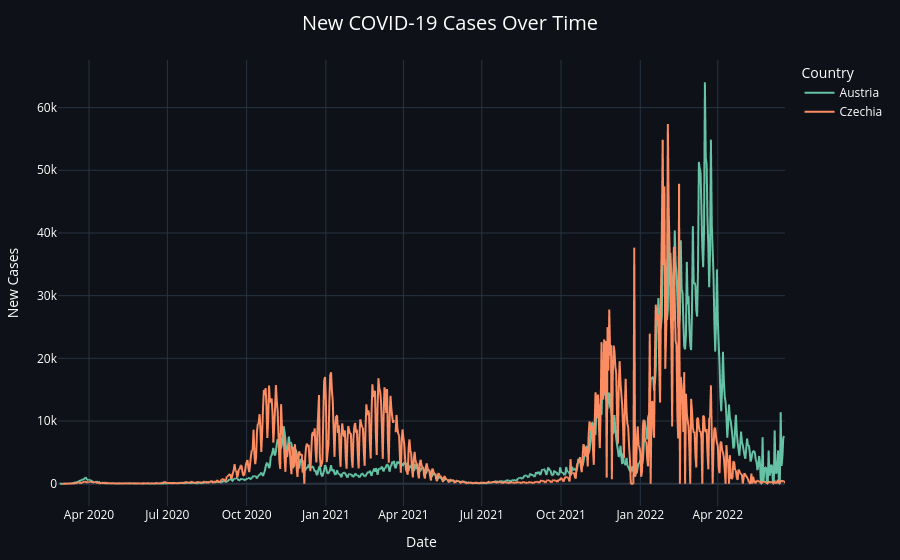

Write notebook code for a chart like this one.
### Code cell
# srovnání vývoje počtu nových případů COVID-19 ve dvou zvolených zemích
import plotly.express as px

# filtrování dat
countries_of_interest = ["Czechia", "Austria"]
df_filtered = df_covid[df_covid["location"].isin(countries_of_interest)]

# vytvoření grafu
fig = px.line(
    data_frame=df_filtered,
    title="New COVID-19 Cases Over Time",
    x="date",
    y="new_cases",
    color="location",
    color_discrete_sequence=px.colors.qualitative.Set2
)

# nastavení stylu 
fig.update_traces(line=dict(width=2))

fig.update_layout(
    title=dict(
        x=0.5,
        font=dict(size=20, color="white")
    ),
    paper_bgcolor="#0e1117",
    plot_bgcolor="#0e1117",
    font=dict(color="white"),
    xaxis_title="Date",
    yaxis_title="New Cases",
    margin=dict(l=40, r=40, t=60, b=40),
    legend_title="Country"
)

fig.show()

### Figure 1 — Plotly figure (JSON) as saved in the notebook; plotly's stock layout.template omitted (floating-point values rounded to 4 significant figures; data arrays with more than 128 entries replaced by an {"elided": "..."} marker saying what was removed)
{"data": [{"hovertemplate": "location=Austria<br>date=%{x}<br>new_cases=%{y}<extra></extra>", "legendgroup": "Austria", "line": {"color": "rgb(102,194,165)", "dash": "solid", "width": 2}, "marker": {"symbol": "circle"}, "mode": "lines", "name": "Austria", "showlegend": true, "type": "scattergl", "x": {"elided": "845 str values"}, "xaxis": "x", "y": {"elided": "845 float values"}, "yaxis": "y"}, {"hovertemplate": "location=Czechia<br>date=%{x}<br>new_cases=%{y}<extra></extra>", "legendgroup": "Czechia", "line": {"color": "rgb(252,141,98)", "dash": "solid", "width": 2}, "marker": {"symbol": "circle"}, "mode": "lines", "name": "Czechia", "showlegend": true, "type": "scattergl", "x": {"elided": "840 str values"}, "xaxis": "x", "y": {"elided": "840 float values"}, "yaxis": "y"}], "layout": {"font": {"color": "white"}, "legend": {"title": {"text": "Country"}, "tracegroupgap": 0}, "margin": {"b": 40, "l": 40, "r": 40, "t": 60}, "paper_bgcolor": "#0e1117", "plot_bgcolor": "#0e1117", "title": {"font": {"color": "white", "size": 20}, "text": "New COVID-19 Cases Over Time", "x": 0.5}, "xaxis": {"anchor": "y", "domain": [0, 1], "title": {"text": "Date"}}, "yaxis": {"anchor": "x", "domain": [0, 1], "title": {"text": "New Cases"}}}}
